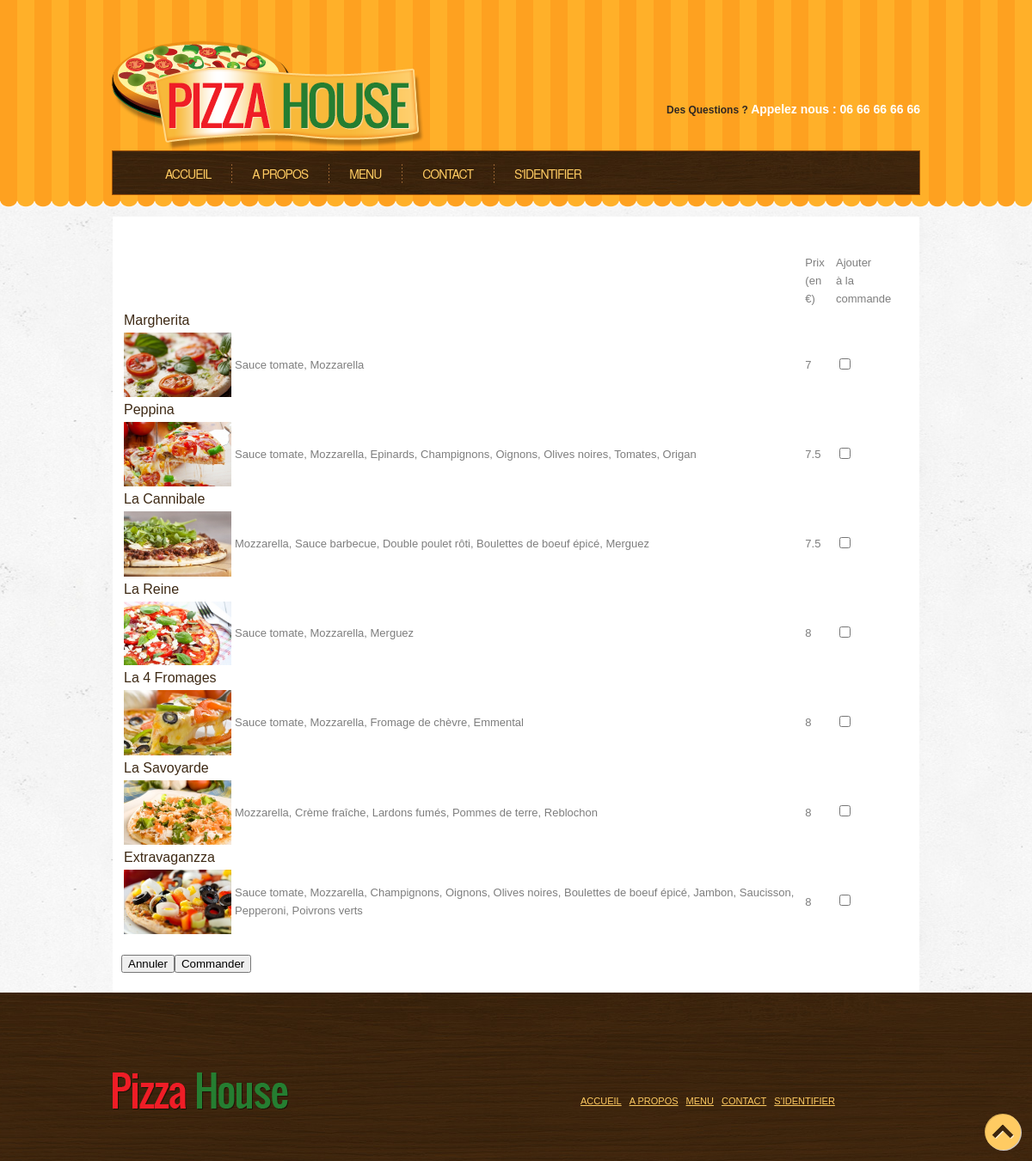
/?page=listePizza, run on the app's committed database.
### tables this page shows
CREATE TABLE IF NOT EXISTS `Produits` (
  `id_produit` int(11) NOT NULL AUTO_INCREMENT,
  `libelle_produit` varchar(45) DEFAULT NULL,
  `prix_produit` float DEFAULT NULL,
  `description` varchar(255) DEFAULT NULL,
  `image` varchar(255) DEFAULT NULL,
  `id_type_produit` int(11) NOT NULL,
  `id_pizza` int(11) NOT NULL,
  PRIMARY KEY (`id_produit`),
  UNIQUE KEY `id_produit_2` (`id_produit`),
  KEY `FK_Produits_id_type_produit` (`id_type_produit`),
  KEY `id_pizza` (`id_pizza`),
  KEY `id_pizza_2` (`id_pizza`),
  KEY `id_produit` (`id_produit`)
);

### index.php (called while the page is built, shortened)
<?php
require_once 'php/Controleur/CMainController.php';
  $id = $_GET['page'];
  $mainController = new CMainController();
  $mainController->setPage($id);
  $mainController->render();
?>

### php/Modele/CDB.php (called while the page is built, shortened)
<?php
class CDB
{
    private $pdo= "";
    private $pilote= "mysql";
    private $bdd= "Pizzeria";
    private $user= "root";
    private $mdp= "";
    private function connect()
    {
        try
        {
            $this->pdo = new PDO($this->pilote . ':host='. ';dbname=' . $this->bdd, $this->user, $this->mdp);
            $this->pdo->setAttribute(PDO::ATTR_ERRMODE, PDO::ERRMODE_EXCEPTION);
            $this->pdo->exec("SET NAMES 'UTF8'");
        }
        catch (PDOException $e)
        {
            $this->pdo = "Echec de l'exécution : " . $e->getMessage();
        }
        return $this->pdo;
    }
    public function requete($query)
    {
        $cnx = $this->connect();
        $sql = $cnx->prepare($query);
        $sql->execute();
        while ($datas = $sql->fetch())
        {
            $var[] = $datas;
        }
        if (isset($var))
        {
            return $var;
        }
    }
}
?>

### php/Vue/CVueListePizza.php (the view, shortened to what this page needs)
<?php
require_once 'CHtml.php';
class CVueListePizza
{
    public function getHtml()
    {
	$html = $this->genererListePizza();
	return $html;
    }
    function genererListePizza()
    {
	$DB = new CDB();
	$result = $DB->requete('SELECT DISTINCT
				p.libelle_produit,
				p.prix_produit,
				p.id_produit,
				p.image
			    FROM
				produits p');
	$strListe = '<form method="POST" action="?page=commander">';
	$strListe .= '<table>';
	$strListe .= '<tr>';
	$strListe .= '<td> </td>';
	$strListe .= '<td> </td>';
	$strListe .= '<td>Prix <br />(en €)</td>';
	$strListe .= '<td>Ajouter <br />à la commande</td>';
	$strListe .= '</tr>';
	foreach ($result as $produit)
	{
	    $strListe .= '<tr>';
	    $strListe .='<td class="listePizza">' . $produit['libelle_produit'] . '</td>';
	    $strListe .= '</tr>';
	    $DB = new CDB();
	    $ingredients = $DB->requete('SELECT
				i.libelle
			    FROM
				ingredients i
				INNER JOIN composer c ON c.id_ingredient = i.id_ingredient
				INNER JOIN produits p ON p.id_pizza = c.id_pizza
			    WHERE
				p.libelle_produit LIKE "' . $produit['libelle_produit'] . '"');
	    $strListe .= '<tr><td><img src="' . $produit['image'] . '" style="max-width:125px" /></td><td>';
	    $strListeIngredients = '';
	    foreach ($ingredients as $ingredient)
	    {
		$strListeIngredients .= $ingredient['libelle'] . ', ';
	    }
	    $strListeIngredients = substr($strListeIngredients, 0, -2);
	    $strListe .= $strListeIngredients;
	    $strListe .= '</td><td>' . $produit['prix_produit'] . '</td><td><input type="checkbox" value="' . $produit['id_produit'] . '" /></td></tr>';
	}
	$strListe .= '</table>';
	$strListe .= '<br />';
	$strListe .= '<input type="reset" name="annuler" value="Annuler" />';
	$strListe .= '<input type="submit" name="commander" value="Commander" />';
	$strListe .= '</form>';
	return $strListe;
    }
}
?>

### php/Vue/CLayout.php (shortened to what this page needs)
<?php
require_once 'CHtml.php';
class CLayout
{
  private $CHtml;
  private $content;
  function __construct()
  {
    $this->CHtml = new CHtml();
  }
  public function setContent($content)
  {
    $this->content = $content;
  }
  public function render() {
    $html = '<!DOCTYPE html>';
    $html .= '<html>';
    $html .= $this->CHtml->head('Bienvenue chez Pizza INSTA');
    $html .= $this->CHtml->header($this->getMenuItems($_COOKIE['session']));
    $html .= $this->CHtml->corps('', $this->content);
    $html .= $this->CHtml->ancre();
    $html .= $this->CHtml->footer($this->getMenuItems($_COOKIE['session']));
    $html .= '</html>';
    return $html;
  }
  public function getMenuItems($rank = '') {
    $tabLiens =  '';
    switch ($rank) {
      default:
        $tabLiens = array(
          'Accueil' => 'index.php',
          'A propos' => '',
          'menu' => '?page=listePizza',
          'contact' => ' ',
          'S\'identifier' =>'?page=authentification'
        );
        break;
    }
    return $tabLiens;
  }
}
?>

### php/Vue/CHtml.php (shortened to what this page needs)
<?php
class CHtml
{
  public function head($title)
  {
  	$head = '<head>';
  	$head .= '<meta http-equiv="content-type" content="text/html; charset=UTF-8" />';
  	$head .= '<title>' . $title . '</title>';
  	$head .= '<link rel="stylesheet" href="css/style.css" type="text/css" />';
  	$head .= '</head>';
  	return $head;
  }
  public function header($nav)
  {
    $header = '<div class="header">';
    $header .= '<div class="header-top">';
    $header .= '<div class="header-logo"></div>';
    $header .= '<div class="header-contact">';
    $header .= '<span>Des Questions ? </span>';
    $header .= '<span class="phone">Appelez nous : 06 66 66 66 66</span>';
    $header .= '</div>';
    $header .= '<div class="clear "></div>';
    $header .= '<div class="nav">';
    $header .= '<div class="bouton">';
    $header .= $this->nav($nav);
    $header .= '</div>';
    $header .= '</div>';
    $header .= '<div class = "clear"></div>';
    $header .= '</div>';
    $header .= '</div>';
    return $header;
  }
  public function nav($liens)
  {
  	$nav .= '<ul>';
  	foreach ($liens AS $titreLien => $lien)
  	{
	    $nav .= '<li><a href="' . $lien . '">' . $titreLien . '</a></li>';
    }
  	$nav .= '</ul>';
  	return $nav;
  }
  public function corps($titreContenu, $contenu, $lienImage = '', $titreH2 = '', $welcome = '')
  {
    $corps = '<div class="corps">';
  	$corps .= '<div class="contenu">';
  	$corps .= '<h3 class="title">' . $titreContenu . '</h3>';
  	$corps .= '<p>';
  	$corps .= $contenu;
  	$corps .= '</p>';
  	$corps .= '<div class="clear"></div>';
  	$corps .= '</div>';
  	$corps .= '</div>';
    return $corps;
  }
  public function ancre()
  {
  	$ancre = '<div class="blocktotop">';
  	$ancre .= '<a id="totop" href="#" style="outline: medium none;">Retourner en haut de page</a>';
  	$ancre .= '</div>';
  	return $ancre;
  }
  public function footer($nav)
  {
  	$footer = '<div class="footer">';
  	$footer .= '<div class="footer-top">';
  	$footer .= '<div class="footer-info">';
  	$footer .= '<p>';
  	$footer .= '<span class="siteName">Happy Family </span>';
  	$footer .= '</p>';
  	$footer .= '</div>';
  	$footer .= '<div class="footer-nav">';
  	$footer .= $this->nav($nav);
  	$footer .= '</div>';
  	$footer .= '<div class="clear"></div>';
  	$footer .= '</div>';
  	$footer .= '</div>';
  	return $footer;
  }
}
?>

### php/Controleur/CMainController.php (shortened to what this page needs)
<?php
require_once('php/Vue/CLayout.php');
require_once('php/Modele/CDB.php');
class CMainController
{
    private $layout;
    private $view;
    function __construct()
    {
        $user = $this->connect();
        $this->layout = new CLayout($user);
    }
    public function setPage($id = '', $params = '')
    {
        $this->id = $id;
        switch ($this->id)
        {
	case 'listePizza':
                require_once('php/Vue/CVueListePizza.php');
                $this->view = new CVueListePizza();
	break;
        }
    }
    public function render()
    {
        $content = $this->view->getHtml();
        $this->layout->setContent($content);
        $html = $this->layout->render();
        echo $html;
    }
}
?>

### css/style.css (style rules this page uses)
.header { background: url("../images/header_tail.png") repeat-x scroll 50% 0 transparent; height: 242px; }
.header-top { width : 940px; padding-top : 47px; margin : auto; }
.header-logo { background: url("../images/logo/logo.png") no-repeat scroll left top transparent; width:364px; height:128px; float : left; }
.header-contact { padding-top: 70px; text-align: right; }
.header-contact span { color: #302822; font: bold 12px/18px Arial,Helvetica,sans-serif; letter-spacing: normal; }
.header-contact .phone { display: inline-block; color: #FFFFFF; font-size: 14px; font-weight: bold; text-align: right; }
.nav { border: 1px solid #9A4F07; margin: 0 0 26px; padding: 10px 0 9px; position: relative; z-index: 10; background: url("../images/header.jpg") repeat scroll 0 0 transparent; height : 31px; }
.bouton { float : left; margin: 0 7px; padding: 5px 0 0; text-transform: uppercase; }
.bouton ul { list-style: none outside none; padding-bottom: 15px; margin-top: 0px; padding-left: 30px; }
.bouton ul li:before { background: url("../images/menu_border.png") repeat-y scroll 0 0 transparent; content: " "; display: block; height: 100%; left: -24px; position: absolute; top: 0; width: 1px; margin: 0 24px; }
.bouton ul > li { float: left; position: relative; padding: 0px 24px; }
.bouton ul > li:first-child:before { display: none; }
.bouton ul > li > a { font-family: 'Helvetica neue',sans-serif; font-size: 14px; letter-spacing: -1px; line-height: 22px; padding: 0; transition: all 0.5s ease 0s; color: #FFCB62; text-decoration: none; }
.corps { width: 938px; margin: auto; margin-top: 10px; min-height: 350px; }
.contenu { background-color: #ffffff; margin-top: 10px; padding: 10px; min-height: 350px; }
.contenu img { float :right; max-width: 350px; }
body a { color:#ef1d26; }
.listePizza { color: #3E2A15; font-size: 16px; }
.blocktotop { bottom: 13px; position: fixed; right: 13px; }
a#totop { background: url("../images/scroll-to-top.png") no-repeat scroll 8px 12px #FFCB62; border-radius: 21px 21px 21px 21px; box-shadow: 1px 1px 0 rgba(0, 0, 0, 0.12) inset, 1px 1px 0 rgba(255, 255, 255, 0.75); display: block; font-size: 1px; height: 42px; line-height: 1px; text-indent: -9999em; transition: all 0.5s ease 0s; width: 42px; z-index: 999; }
.footer { background: url("../images/footer.jpg") repeat scroll 50% 0 transparent; padding: 80px 0; }
.footer-top { width : 938px; margin : auto; }
.footer-info { float : left; }
.siteName { background: url("../images/footer_logo.png") repeat scroll 0 0 transparent; display: inline-block; height: 43px; overflow: hidden; text-indent: -200px; vertical-align: bottom; width: 205px; }
.footer-nav { text-decoration: none; padding-top: 23px; padding-left: 500px }
.footer-nav a { color : #FFCB62; }
.footer-nav li { float: left; font-size: 11px; list-style: none outside none; margin: 0 5px 0 4px; text-transform: uppercase; }

### data on the page
produits: libelle_produit "Margherita", image (picture), value "Sauce tomate, Mozzarella", prix_produit "7"
produits: libelle_produit "Peppina", image (picture), value "Sauce tomate, Mozzarella, Epinards, Champignons, Oignons, Olives noires, Tomates, Origan", prix_produit "7.5"
produits: libelle_produit "La Cannibale", image (picture), value "Mozzarella, Sauce barbecue, Double poulet rôti, Boulettes de boeuf épicé, Merguez", prix_produit "7.5"
produits: libelle_produit "La Reine", image (picture), value "Sauce tomate, Mozzarella, Merguez", prix_produit "8"
produits: libelle_produit "La 4 Fromages", image (picture), value "Sauce tomate, Mozzarella, Fromage de chèvre, Emmental", prix_produit "8"
produits: libelle_produit "La Savoyarde", image (picture), value "Mozzarella, Crème fraîche, Lardons fumés, Pommes de terre, Reblochon", prix_produit "8"
produits: libelle_produit "Extravaganzza", image (picture), value "Sauce tomate, Mozzarella, Champignons, Oignons, Olives noires, Boulettes de boeuf épicé, Jambon, Saucisson, Pepperoni, Poivrons verts", prix_produit "8"

### other printed values
$titreLien "ACCUEIL"
$titreLien "A PROPOS"
$titreLien "MENU"
$titreLien "CONTACT"
$titreLien "S'IDENTIFIER"
